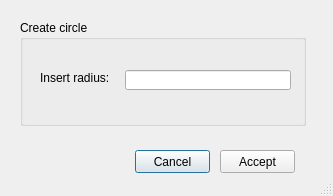
<?xml version="1.0" encoding="UTF-8"?>
<ui version="4.0">
 <class>object</class>
 <widget class="QDialog" name="object">
  <property name="geometry">
   <rect>
    <x>0</x>
    <y>0</y>
    <width>333</width>
    <height>196</height>
   </rect>
  </property>
  <property name="windowTitle">
   <string>File</string>
  </property>
  <property name="sizeGripEnabled">
   <bool>true</bool>
  </property>
  <widget class="QPushButton" name="btn_cancel">
   <property name="geometry">
    <rect>
     <x>135</x>
     <y>150</y>
     <width>75</width>
     <height>23</height>
    </rect>
   </property>
   <property name="text">
    <string>Cancel</string>
   </property>
  </widget>
  <widget class="QGroupBox" name="bg_state">
   <property name="geometry">
    <rect>
     <x>20</x>
     <y>20</y>
     <width>286</width>
     <height>106</height>
    </rect>
   </property>
   <property name="title">
    <string>Create circle</string>
   </property>
   <widget class="QLineEdit" name="radius">
    <property name="geometry">
     <rect>
      <x>105</x>
      <y>50</y>
      <width>166</width>
      <height>20</height>
     </rect>
    </property>
   </widget>
   <widget class="QLabel" name="label">
    <property name="geometry">
     <rect>
      <x>20</x>
      <y>50</y>
      <width>106</width>
      <height>16</height>
     </rect>
    </property>
    <property name="text">
     <string>Insert radius:</string>
    </property>
   </widget>
  </widget>
  <widget class="QPushButton" name="btn_accept">
   <property name="geometry">
    <rect>
     <x>220</x>
     <y>150</y>
     <width>75</width>
     <height>23</height>
    </rect>
   </property>
   <property name="text">
    <string>Accept</string>
   </property>
  </widget>
 </widget>
 <tabstops>
  <tabstop>btn_cancel</tabstop>
 </tabstops>
 <resources/>
 <connections/>
 <designerdata>
  <property name="gridDeltaX">
   <number>5</number>
  </property>
  <property name="gridDeltaY">
   <number>5</number>
  </property>
  <property name="gridSnapX">
   <bool>true</bool>
  </property>
  <property name="gridSnapY">
   <bool>true</bool>
  </property>
  <property name="gridVisible">
   <bool>true</bool>
  </property>
 </designerdata>
</ui>
